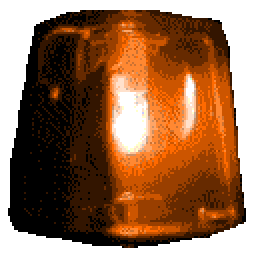
#> input picture examples/gif-recoloring/siren_amber.gif, 128 x 128 px (shown 2 times larger); its folder holds only this picture in this run
$ python recolor-gif.py siren_amber.gif
#> lines starting #> are read from the running program, lines starting #| are printed output that depends on the picture; after the words box and inside, x2 and y2 are one past the last pixel; in counts of white or black regions, pixels touching at a corner belong together
#!/usr/bin/env python3
"""
Recolor a red siren GIF to different colors (amber, green, blue, white).

Usage:
    python3 recolor-gif.py input.gif [--output-dir OUTPUT_DIR]

Produces: input_amber.gif, input_green.gif, input_blue.gif, input_white.gif
"""

import argparse
import colorsys
import os
from pathlib import Path

import numpy as np
from PIL import Image


COLOR_CONFIGS = {
    "amber": {"hue_shift": 25, "saturation_scale": 1.0, "value_scale": 1.0},
    "green": {"hue_shift": 120, "saturation_scale": 1.0, "value_scale": 1.0},
    "blue": {"hue_shift": 240, "saturation_scale": 1.0, "value_scale": 1.0},
    "white": {"hue_shift": 0, "saturation_scale": 0.08, "value_scale": 1.3},
}


def extract_frames(gif_path: str) -> list[dict]:
    """Extract all frames from a GIF with their metadata."""
    img = Image.open(gif_path)
    frames = []
    try:
        while True:
            frame_data = {
                "image": img.copy().convert("RGBA"),
                "duration": img.info.get("duration", 100),
            }
            frames.append(frame_data)
            img.seek(img.tell() + 1)
    except EOFError:
        pass
    return frames


def recolor_frame(frame: Image.Image, color_config: dict) -> Image.Image:
    """Shift hue of a single RGBA frame."""
    arr = np.array(frame, dtype=np.float64)
    rgb = arr[:, :, :3] / 255.0
    alpha = arr[:, :, 3]

    h = np.zeros(rgb.shape[:2])
    s = np.zeros(rgb.shape[:2])
    v = np.zeros(rgb.shape[:2])
    for y in range(rgb.shape[0]):
        for x in range(rgb.shape[1]):
            h[y, x], s[y, x], v[y, x] = colorsys.rgb_to_hsv(
                rgb[y, x, 0], rgb[y, x, 1], rgb[y, x, 2]
            )

    hue_shift = color_config["hue_shift"]
    sat_scale = color_config["saturation_scale"]
    val_scale = color_config["value_scale"]

    # Detect reddish pixels: hue near 0 or near 1 (wraps around), with some saturation
    is_red = ((h < 0.10) | (h > 0.83)) & (s > 0.05)

    if hue_shift > 0 and sat_scale >= 1.0:
        h[is_red] = (hue_shift / 360.0) % 1.0
    # Apply saturation and value scaling to colored (red) regions
    s[is_red] = np.clip(s[is_red] * sat_scale, 0, 1)
    v[is_red] = np.clip(v[is_red] * val_scale, 0, 1)

    new_rgb = np.zeros_like(rgb)
    for y in range(rgb.shape[0]):
        for x in range(rgb.shape[1]):
            r, g, b = colorsys.hsv_to_rgb(h[y, x], s[y, x], v[y, x])
            new_rgb[y, x] = [r, g, b]

    result = np.zeros_like(arr, dtype=np.uint8)
    result[:, :, :3] = (new_rgb * 255).astype(np.uint8)
    result[:, :, 3] = alpha.astype(np.uint8)
    return Image.fromarray(result)


def recolor_frame_fast(frame: Image.Image, color_config: dict) -> Image.Image:
    """Vectorized hue shift of a single RGBA frame (much faster)."""
    arr = np.array(frame, dtype=np.float64)
    rgb = arr[:, :, :3] / 255.0
    alpha = arr[:, :, 3]

    r, g, b = rgb[:, :, 0], rgb[:, :, 1], rgb[:, :, 2]

    # Vectorized RGB -> HSV
    cmax = np.maximum(np.maximum(r, g), b)
    cmin = np.minimum(np.minimum(r, g), b)
    delta = cmax - cmin
    safe_delta = np.where(delta > 0, delta, 1.0)

    # Hue
    h = np.zeros_like(cmax)
    mask_r = (cmax == r) & (delta > 0)
    mask_g = (cmax == g) & (delta > 0)
    mask_b = (cmax == b) & (delta > 0)
    h[mask_r] = (((g[mask_r] - b[mask_r]) / safe_delta[mask_r]) % 6) / 6
    h[mask_g] = (((b[mask_g] - r[mask_g]) / safe_delta[mask_g]) + 2) / 6
    h[mask_b] = (((r[mask_b] - g[mask_b]) / safe_delta[mask_b]) + 4) / 6

    # Saturation
    safe_cmax = np.where(cmax > 0, cmax, 1.0)
    s = np.where(cmax > 0, delta / safe_cmax, 0)

    # Value
    v = cmax

    hue_shift = color_config["hue_shift"]
    sat_scale = color_config["saturation_scale"]
    val_scale = color_config["value_scale"]

    is_red = ((h < 0.10) | (h > 0.83)) & (s > 0.05)

    if hue_shift > 0 and sat_scale >= 1.0:
        h[is_red] = (hue_shift / 360.0) % 1.0
    s[is_red] = np.clip(s[is_red] * sat_scale, 0, 1)
    v[is_red] = np.clip(v[is_red] * val_scale, 0, 1)

    # Vectorized HSV -> RGB
    h6 = h * 6.0
    i = np.floor(h6).astype(int) % 6
    f = h6 - np.floor(h6)
    p = v * (1 - s)
    q = v * (1 - f * s)
    t = v * (1 - (1 - f) * s)

    new_r = np.zeros_like(v)
    new_g = np.zeros_like(v)
    new_b = np.zeros_like(v)

    for idx, (rv, gv, bv) in enumerate(
        [(v, t, p), (q, v, p), (p, v, t), (p, q, v), (t, p, v), (v, p, q)]
    ):
        mask = i == idx
        new_r[mask] = rv[mask]
        new_g[mask] = gv[mask]
        new_b[mask] = bv[mask]

    result = np.zeros((*rgb.shape[:2], 4), dtype=np.uint8)
    result[:, :, 0] = (np.clip(new_r, 0, 1) * 255).astype(np.uint8)
    result[:, :, 1] = (np.clip(new_g, 0, 1) * 255).astype(np.uint8)
    result[:, :, 2] = (np.clip(new_b, 0, 1) * 255).astype(np.uint8)
    result[:, :, 3] = alpha.astype(np.uint8)
    return Image.fromarray(result)


TRANSPARENT_KEY = (0, 255, 0)


def build_shared_palette(rgba_frames: list[Image.Image]) -> tuple[list[int], int]:
    """Build a single shared palette from all frames with a reserved transparency slot.

    Returns (palette_flat_list, transparency_index).
    """
    # Composite all frames into one tall image so quantization sees all colors
    w, h = rgba_frames[0].size
    composite = Image.new("RGB", (w, h * len(rgba_frames)))
    for i, f in enumerate(rgba_frames):
        arr = np.array(f)
        alpha = arr[:, :, 3]
        rgb_arr = arr[:, :, :3].copy()
        rgb_arr[alpha < 128] = TRANSPARENT_KEY
        composite.paste(Image.fromarray(rgb_arr), (0, i * h))

    quantized = composite.quantize(colors=255, method=Image.Quantize.MEDIANCUT)
    palette = quantized.getpalette()[:255 * 3]

    # Append the key color as the last palette entry (index 255) for transparency
    trans_index = 255
    palette += list(TRANSPARENT_KEY)
    # Pad to full 256*3 if needed
    palette += [0] * (256 * 3 - len(palette))

    return palette, trans_index


def rgba_to_gif_frame(
    frame: Image.Image, palette_img: Image.Image, trans_index: int
) -> Image.Image:
    """Map an RGBA frame to a shared palette with proper transparency."""
    arr = np.array(frame)
    alpha = arr[:, :, 3]
    transparent_mask = alpha < 128

    rgb_arr = arr[:, :, :3].copy()
    rgb_arr[transparent_mask] = TRANSPARENT_KEY
    rgb_frame = Image.fromarray(rgb_arr)

    # Quantize using the shared palette
    mapped = rgb_frame.quantize(palette=palette_img, dither=Image.Dither.FLOYDSTEINBERG)
    mapped_arr = np.array(mapped)

    # Force all transparent pixels to the reserved transparency index
    mapped_arr[transparent_mask] = trans_index
    result = Image.fromarray(mapped_arr, mode="P")
    result.putpalette(palette_img.getpalette())
    result.info["transparency"] = trans_index
    return result


def save_gif(frames: list[dict], output_path: str, original_path: str):
    """Save frames as an animated GIF preserving timing and transparency."""
    original = Image.open(original_path)
    loop = original.info.get("loop", 0)
    durations = [f["duration"] for f in frames]
    rgba_frames = [f["image"] for f in frames]

    palette, trans_index = build_shared_palette(rgba_frames)

    # Create a palette image to pass to quantize()
    palette_img = Image.new("P", (1, 1))
    palette_img.putpalette(palette)

    palette_frames = [
        rgba_to_gif_frame(f, palette_img, trans_index) for f in rgba_frames
    ]

    palette_frames[0].save(
        output_path,
        save_all=True,
        append_images=palette_frames[1:],
        duration=durations,
        loop=loop,
        disposal=2,
        transparency=trans_index,
    )


def main():
    parser = argparse.ArgumentParser(description="Recolor a red siren GIF")
    parser.add_argument("input", help="Path to the input red siren GIF")
    parser.add_argument(
        "--output-dir",
        default=None,
        help="Output directory (defaults to same as input)",
    )
    parser.add_argument(
        "--colors",
        nargs="+",
        choices=list(COLOR_CONFIGS.keys()),
        default=list(COLOR_CONFIGS.keys()),
        help="Colors to generate (default: all)",
    )
    parser.add_argument(
        "--slow",
        action="store_true",
        help="Use pixel-by-pixel processing (slower but simpler to debug)",
    )
    args = parser.parse_args()

    input_path = Path(args.input)
    if not input_path.exists():
        print(f"Error: {input_path} not found")
        return 1

    output_dir = Path(args.output_dir) if args.output_dir else input_path.parent
    output_dir.mkdir(parents=True, exist_ok=True)

    stem = input_path.stem
    recolor_fn = recolor_frame if args.slow else recolor_frame_fast

    print(f"Extracting frames from {input_path}...")
    frames = extract_frames(str(input_path))
#> in extract_frames, img is the input picture: PIL image 128x128 P; mean R, G, B, A 85.8, 43.4, 13.2, 190.8
#> after the loop in extract_frames, `while True:`:
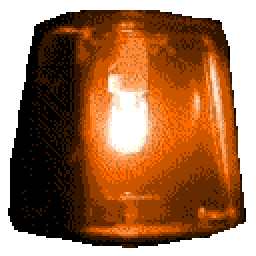
#> img: PIL image 128x128 RGBA (shown 2 times larger); mean R, G, B, A 96.9, 49.3, 15.5, 190.8; transparent parts drawn white
#> after the loop in extract_frames, `while True:`: frames = 17 items
#> frames = 17 items
    print(f"  Found {len(frames)} frames")
#|   Found 17 frames

    for color_name in args.colors:
        config = COLOR_CONFIGS[color_name]
        output_path = output_dir / f"{stem}_{color_name}.gif"
        print(f"Generating {color_name} version -> {output_path}")

        recolored_frames = []
        for i, frame in enumerate(frames):
            new_image = recolor_fn(frame["image"], config)
            recolored_frames.append({"image": new_image, "duration": frame["duration"]})
            if (i + 1) % 5 == 0 or i == len(frames) - 1:
                print(f"  Processed frame {i + 1}/{len(frames)}")
#> this loop made 17 passes
#|   Processed frame 5/17
#|   Processed frame 10/17
#|   Processed frame 15/17
#|   Processed frame 17/17
#> pass 1, in recolor_frame_fast, `alpha = arr[:, :, 3]`:
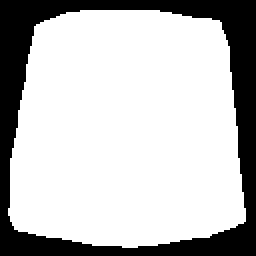
#> alpha: shape (128, 128) float64 (shown 2 times larger); 74.8% white; 1 black region, box (x1, y1, x2, y2) and area: (0, 0, 128, 128) 4125
#> pass 1, in recolor_frame_fast, `r, g, b = rgb[:, :, 0], rgb[:, :, 1], rgb[:, :, 2]`:
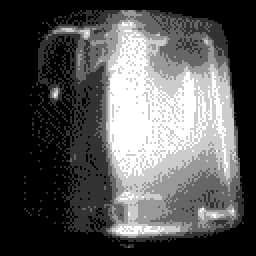
#> r: shape (128, 128) float64 (shown 2 times larger); min 0, max 1, mean 0.336
#> after the loop, recolored_frames = 17 items

        save_gif(recolored_frames, str(output_path), str(input_path))
#> in save_gif, `loop = original.info.get("loop", 0)`: loop = 0
#> in save_gif, `durations = [f["duration"] for f in frames]`: durations = [20, 20, 20, 20, 20, 20, 20, 20, 20, 20, 20, 20, 20, 20, 20, 20, 20]
#> in save_gif, `rgba_frames = [f["image"] for f in frames]`: rgba_frames = 17 items
#> in build_shared_palette, `composite = Image.new("RGB", (w, h * len(rgba_frames)))`: composite: PIL image 128x2176 RGB; every value is 0
#> the loop in build_shared_palette, `for i, f in enumerate(rgba_frames):` made 17 passes
#> after the loop in build_shared_palette, `for i, f in enumerate(rgba_frames):`:
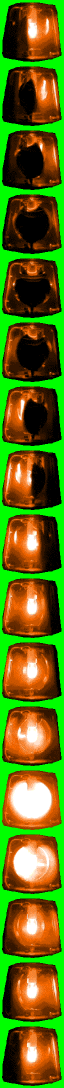
#> composite: PIL image 128x2176 RGB (shown at 1/2 size); mean R, G, B 90.9, 112.6, 18.2
#> after the loop in build_shared_palette, `for i, f in enumerate(rgba_frames):`:
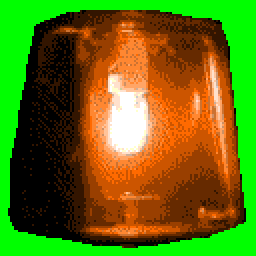
#> rgb_arr: shape (128, 128, 3) (shown 2 times larger); mean R, G, B 96.9, 113.5, 15.4
#> in build_shared_palette, `palette = quantized.getpalette()[:255 * 3]`: palette = 69 values, max 255 at index 0, min 0 at index 9, mean 145.6
#> in build_shared_palette, `palette += list(TRANSPARENT_KEY)`: palette = 72 values, max 255 at index 0, min 0 at index 9, mean 143.1
#> in build_shared_palette, `palette += [0] * (256 * 3 - len(palette))`: palette = 768 values, max 255 at index 0, min 0 at index 9, mean 13.41
#> in save_gif, `palette, trans_index = build_shared_palette(rgba_frames)`: trans_index = 255
#> in rgba_to_gif_frame, `result = Image.fromarray(mapped_arr, mode="P")`: result: PIL image 128x128 P; every value is 0
#> in rgba_to_gif_frame (call 7), `mapped_arr = np.array(mapped)`:
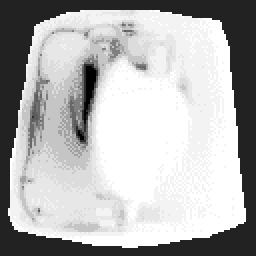
#> mapped_arr: shape (128, 128) (shown 2 times larger); min 0, max 22, mean 15.6; drawn with min black and max white
#> in rgba_to_gif_frame (call 8), `arr = np.array(frame)`:
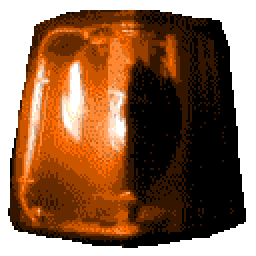
#> arr: shape (128, 128, 4) (shown 2 times larger); mean R, G, B, A 77.7, 39.2, 11.9, 190.8; transparent parts drawn white
#> in save_gif, `palette_frames = [ rgba_to_gif_frame(f, palette_img, trans_index) for ..`: palette_frames = 17 items
        print(f"  Saved {output_path}")

    print("Done!")
    return 0


if __name__ == "__main__":
    raise SystemExit(main())
#> (the program exits here)
